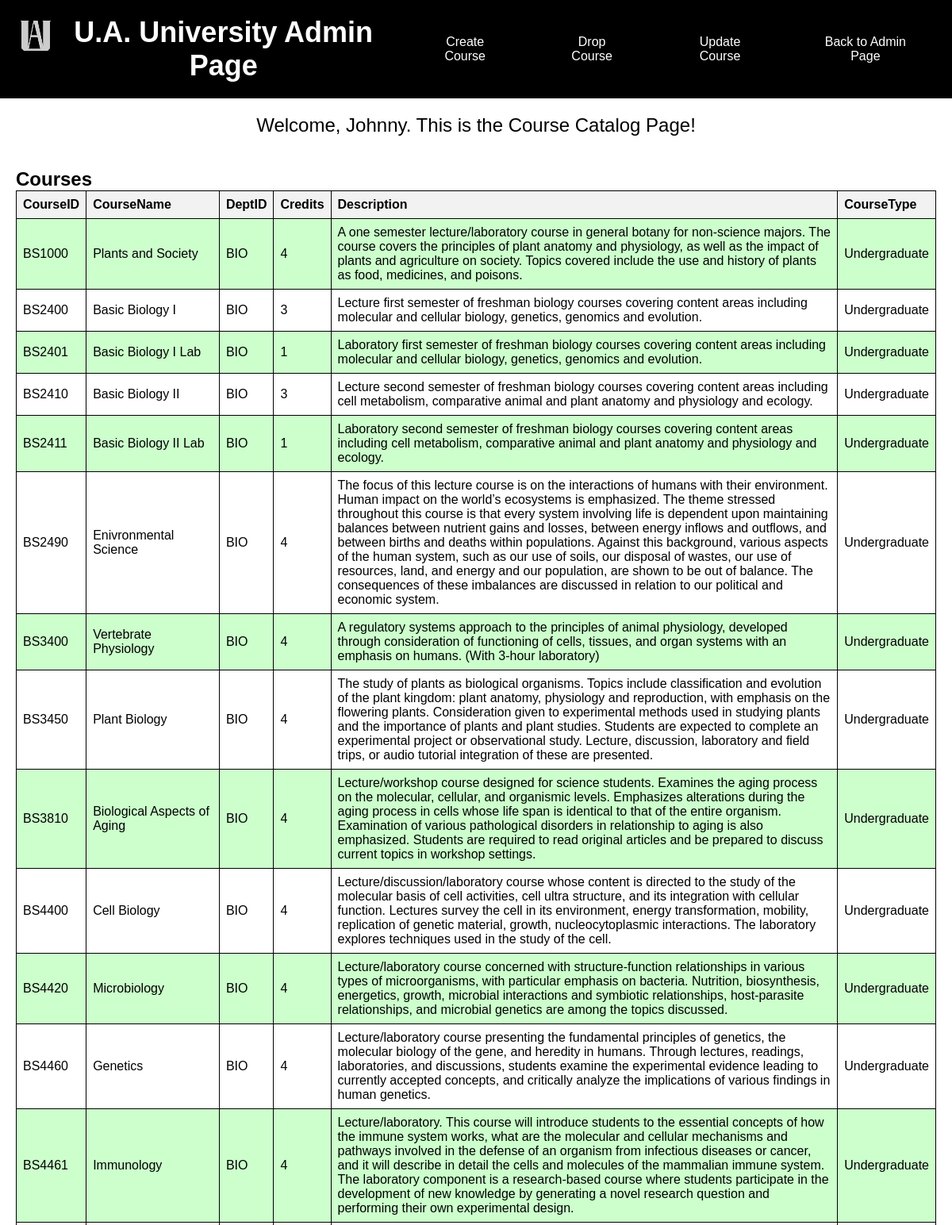
/Systemsproject/course_catalog1.php (signed in, upper part), run on the app's committed database.
### tables this page shows
CREATE TABLE `course` (
  `CourseID` varchar(100) NOT NULL,
  `CourseName` varchar(100) DEFAULT NULL,
  `DeptID` varchar(25) DEFAULT NULL,
  `Credits` int(11) DEFAULT NULL,
  `Description` varchar(5000) DEFAULT NULL,
  `CourseType` varchar(100) DEFAULT NULL
);

### Systemsproject/course_catalog1.php (the view, shortened to what this page needs)
<?php
@include 'config1.php';
$query = "SELECT * FROM Course";
$result = mysqli_query($conn, $query);
$course = [];
while ($row = mysqli_fetch_assoc($result)) {
    $course[] = $row;
}
?>
<!DOCTYPE html>
<html lang="en">
<head>
   <link rel="stylesheet" href="css/fatman1.css">
</head>
<body>
   <div class="header">
      <img src="ua.png" alt="U.A. Logo" class="logo">
      <h1>U.A. University Admin Page</h1>
      <div class="buttons">
         <a href="create_course1.php" class="btn">Create Course</a>
         <a href="#" class="btn">Drop Course</a>
         <a href="#" class="btn">Update Course</a>
      <a href="admin_page1.php" class="back-button">Back to Admin Page</a>
      </div>
   </div>
   <div class="welcome-message">
      <p>Welcome, <?php echo $_SESSION['admin_name']; ?>. This is the Course Catalog Page!</p>
   </div>
   <div class="department-container">
      <h2>Courses</h2>
      <table>
         <tr>
            <th>CourseID</th>
            <th>CourseName</th>
            <th>DeptID</th>
            <th>Credits</th>
            <th>Description</th>
            <th>CourseType</th>
         </tr>
         <?php foreach ($course as $course) : ?>
            <tr>
               <td><?php echo $course['CourseID']; ?></td>
               <td><?php echo $course['CourseName']; ?></td>
               <td><?php echo $course['DeptID']; ?></td>
               <td><?php echo $course['Credits']; ?></td>
               <td><?php echo $course['Description']; ?></td>
               <td><?php echo $course['CourseType']; ?></td>
            </tr>
         <?php endforeach; ?>
      </table>
</div>
</body>
</html>

### Systemsproject/css/fatman1.css (style rules this page uses)
* { font-family: 'Cursive', sans-serif; margin: 0; padding: 0; box-sizing: border-box; outline: none; border: none; text-decoration: none; }

### Systemsproject/course_catalog1.php (style rules this page uses)
.header { background: #000; color: #fff; padding: 20px; text-align: center; display: flex; justify-content: space-between; }
.header h1 { font-size: 36px; }
.buttons { display: flex; align-items: center; }
.buttons a { margin-left: 20px; background: #000; color: #fff; padding: 10px 30px; text-decoration: none; border-radius: 5px; }
.header .logo { width: 50px; height: 50px; }
.welcome-message { text-align: center; padding: 20px; font-size: 24px; / }
.department-container { padding: 20px; }
table { width: 100%; border-collapse: collapse; }
table, th, td { border: 1px solid #000; }
th, td { padding: 8px; text-align: left; }
th { background-color: #f2f2f2; }
tr:nth-child(even) { background-color: #ccffcc; }

### data on the page
course: CourseID "BS1000", CourseName "Plants and Society", DeptID "BIO", Credits "4", Description "A one semester lecture/laboratory course in general botany for non-science majors. The course covers the principles of plant anatomy and physiology, as well as the impact of plants and agriculture on society. Topics covered include the use and history of plants as food, medicines, and poisons.", CourseType "Undergraduate"
course: CourseID "BS2400", CourseName "Basic Biology I", DeptID "BIO", Credits "3", Description "Lecture first semester of freshman biology courses covering content areas including molecular and cellular biology, genetics, genomics and evolution.", CourseType "Undergraduate"
course: CourseID "BS2401", CourseName "Basic Biology I Lab", DeptID "BIO", Credits "1", Description "Laboratory first semester of freshman biology courses covering content areas including molecular and cellular biology, genetics, genomics and evolution.", CourseType "Undergraduate"
course: CourseID "BS2410", CourseName "Basic Biology II", DeptID "BIO", Credits "3", Description "Lecture second semester of freshman biology courses covering content areas including cell metabolism, comparative animal and plant anatomy and physiology and ecology.", CourseType "Undergraduate"
course: CourseID "BS2411", CourseName "Basic Biology II Lab", DeptID "BIO", Credits "1", Description "Laboratory second semester of freshman biology courses covering content areas including cell metabolism, comparative animal and plant anatomy and physiology and ecology.", CourseType "Undergraduate"
course: CourseID "BS2490", CourseName "Enivronmental Science", DeptID "BIO", Credits "4", Description "The focus of this lecture course is on the interactions of humans with their environment. Human impact on the world’s ecosystems is emphasized. The theme stressed throughout this course is that every system involving life is dependent upon maintaining balances between nutrient gains and losses, between energy inflows and outflows, and between births and deaths within populations. Against this background, various aspects of the human system, such as our use of soils, our disposal of wastes, our use of resources, land, and energy and our population, are shown to be out of balance. The consequences of these imbalances are discussed in relation to our political and economic system.", CourseType "Undergraduate"
course: CourseID "BS3400", CourseName "Vertebrate Physiology", DeptID "BIO", Credits "4", Description "A regulatory systems approach to the principles of animal physiology, developed through consideration of functioning of cells, tissues, and organ systems with an emphasis on humans. (With 3-hour laboratory)", CourseType "Undergraduate"
course: CourseID "BS3450", CourseName "Plant Biology", DeptID "BIO", Credits "4", Description "The study of plants as biological organisms. Topics include classification and evolution of the plant kingdom: plant anatomy, physiology and reproduction, with emphasis on the flowering plants. Consideration given to experimental methods used in studying plants and the importance of plants and plant studies. Students are expected to complete an experimental project or observational study. Lecture, discussion, laboratory and field trips, or audio tutorial integration of these are presented.", CourseType "Undergraduate"
course: CourseID "BS3810", CourseName "Biological Aspects of Aging", DeptID "BIO", Credits "4", Description "Lecture/workshop course designed for science students. Examines the aging process on the molecular, cellular, and organismic levels. Emphasizes alterations during the aging process in cells whose life span is identical to that of the entire organism. Examination of various pathological disorders in relationship to aging is also emphasized. Students are required to read original articles and be prepared to discuss current topics in workshop settings.", CourseType "Undergraduate"
course: CourseID "BS4400", CourseName "Cell Biology", DeptID "BIO", Credits "4", Description "Lecture/discussion/laboratory course whose content is directed to the study of the molecular basis of cell activities, cell ultra structure, and its integration with cellular function. Lectures survey the cell in its environment, energy transformation, mobility, replication of genetic material, growth, nucleocytoplasmic interactions. The laboratory explores techniques used in the study of the cell.", CourseType "Undergraduate"
course: CourseID "BS4420", CourseName "Microbiology", DeptID "BIO", Credits "4", Description "Lecture/laboratory course concerned with structure-function relationships in various types of microorganisms, with particular emphasis on bacteria. Nutrition, biosynthesis, energetics, growth, microbial interactions and symbiotic relationships, host-parasite relationships, and microbial genetics are among the topics discussed.", CourseType "Undergraduate"
course: CourseID "BS4460", CourseName "Genetics", DeptID "BIO", Credits "4", Description "Lecture/laboratory course presenting the fundamental principles of genetics, the molecular biology of the gene, and heredity in humans. Through lectures, readings, laboratories, and discussions, students examine the experimental evidence leading to currently accepted concepts, and critically analyze the implications of various findings in human genetics.", CourseType "Undergraduate"
course: CourseID "BS4461", CourseName "Immunology", DeptID "BIO", Credits "4", Description "Lecture/laboratory. This course will introduce students to the essential concepts of how the immune system works, what are the molecular and cellular mechanisms and pathways involved in the defense of an organism from infectious diseases or cancer, and it will describe in detail the cells and molecules of the mammalian immune system. The laboratory component is a research-based course where students participate in the development of new knowledge by generating a novel research question and performing their own experimental design.", CourseType "Undergraduate"

### other printed values
$_SESSION['admin_name'] "Johnny"
